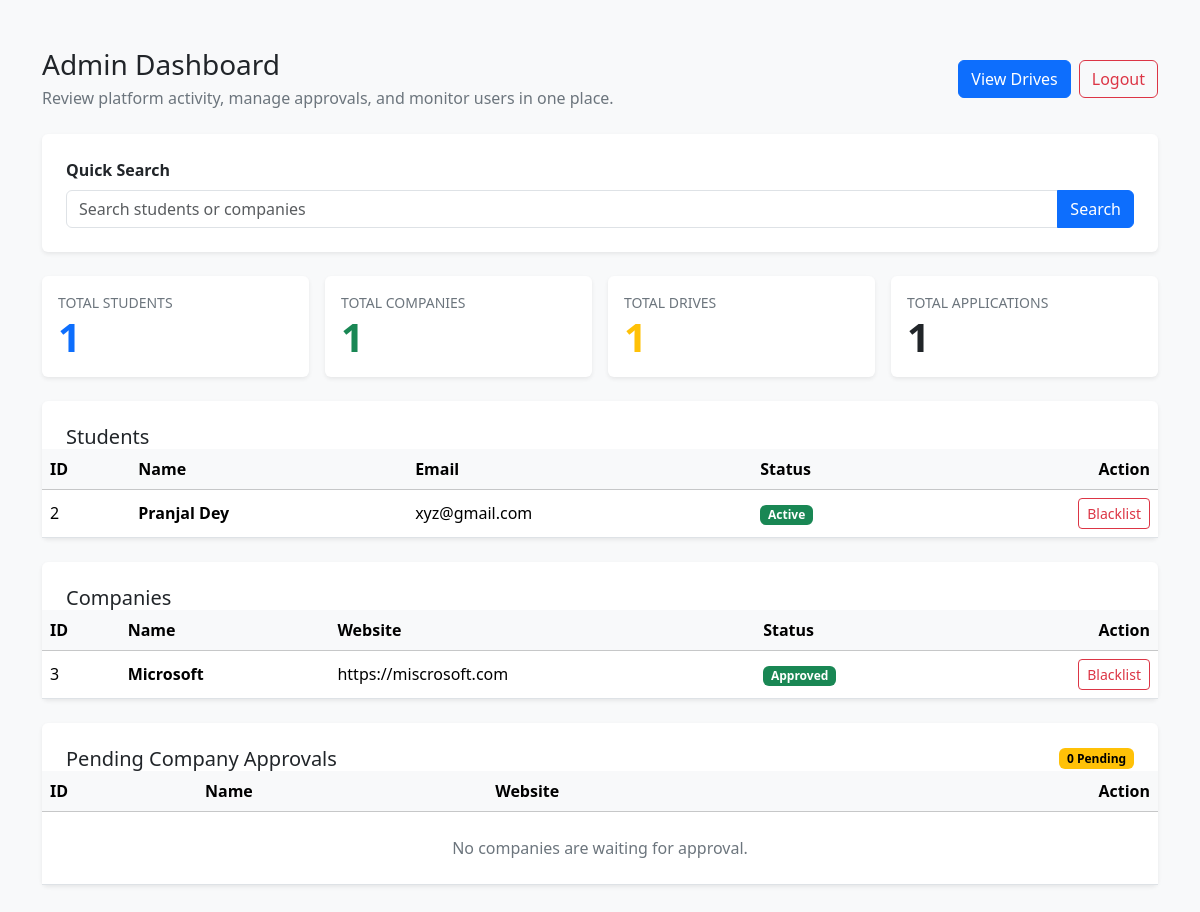
The app's page /admin/dashboard (signed in) with its own data.
### models.py (models this page shows)
class Student(db.Model):
    id = db.Column(
        db.Integer,
        db.ForeignKey('user.id'),
        primary_key=True
    )
    name = db.Column(db.String(100))
    email = db.Column(db.String(100))
    skills = db.Column(db.String(200))
    resume = db.Column(db.String(200))
    blacklisted = db.Column(db.Boolean, default=False)
    applications = db.relationship('Application', backref='student', lazy=True)

class Company(db.Model):
    id = db.Column(
        db.Integer,
        db.ForeignKey('user.id'),
        primary_key=True
    )
    name = db.Column(db.String(100))
    hr_contact = db.Column(db.Integer)
    website = db.Column(db.String(200))
    approved = db.Column(db.Boolean, default=False)
    blacklisted = db.Column(db.Boolean, default=False)
    drives = db.relationship('Drive', backref='company', lazy=True)

### routes.py (the view, shortened to what this page needs)
@routes.route("/admin/dashboard")
@login_required
def admin_dashboard():
    if current_user.role != "admin":
        return "Unauthorized"
    query = request.args.get("q", "")
    students_q = []
    companies_q = []
    students = Student.query.count()
    companies = Company.query.count()
    drives = Drive.query.count()
    applications = Application.query.count()
    students_list = Student.query.all()
    companies_list = Company.query.all()
    pending_companies = Company.query.filter_by(approved=False).all()
    return render_template(
        "admin_dashboard.html",
        students=students,
        companies=companies,
        drives=drives,
        applications=applications,
        pending_companies=pending_companies,
        students_list=students_list,
        companies_list=companies_list,
        students_q=students_q,
        companies_q=companies_q
    )

### app.py (called while the page is built)
@app.after_request
def add_no_cache_headers(response):
    if request.endpoint != "static":
        response.headers["Cache-Control"] = "no-store"
    return response

@login_manager.user_loader
def load_user(user_id):
    return User.query.get(int(user_id))

### templates/admin_dashboard.html (shortened to what this page needs)
{% extends "base.html" %}
{% block content %}
<div class="d-flex flex-column flex-lg-row justify-content-between align-items-lg-center gap-3 mb-4">
   <div>
      <h1 class="h3 mb-1">Admin Dashboard</h1>
      <p class="text-secondary mb-0">Review platform activity, manage approvals, and monitor users in one place.</p>
   </div>
   <div class="d-flex flex-wrap gap-2">
      <a class="btn btn-primary" href="/admin/drives">View Drives</a>
      <a class="btn btn-outline-danger" href="/logout">Logout</a>
   </div>
</div>
<div class="card border-0 shadow-sm mb-4">
   <div class="card-body p-4">
      <form method="GET" action="/admin/dashboard">
         <label class="form-label fw-semibold">Quick Search</label>
         <div class="input-group">
            <input type="text" name="q" class="form-control" placeholder="Search students or companies" value="{{ request.args.get('q', '') }}">
            <button class="btn btn-primary" type="submit">Search</button>
         </div>
      </form>
   </div>
</div>
<div class="row g-3 mb-4">
   <div class="col-sm-6 col-xl-3">
      <div class="card border-0 shadow-sm h-100">
         <div class="card-body">
            <div class="text-secondary small text-uppercase">Total Students</div>
            <div class="display-6 fw-semibold text-primary">{{ students }}</div>
         </div>
      </div>
   </div>
   <div class="col-sm-6 col-xl-3">
      <div class="card border-0 shadow-sm h-100">
         <div class="card-body">
            <div class="text-secondary small text-uppercase">Total Companies</div>
            <div class="display-6 fw-semibold text-success">{{ companies }}</div>
         </div>
      </div>
   </div>
   <div class="col-sm-6 col-xl-3">
      <div class="card border-0 shadow-sm h-100">
         <div class="card-body">
            <div class="text-secondary small text-uppercase">Total Drives</div>
            <div class="display-6 fw-semibold text-warning">{{ drives }}</div>
         </div>
      </div>
   </div>
   <div class="col-sm-6 col-xl-3">
      <div class="card border-0 shadow-sm h-100">
         <div class="card-body">
            <div class="text-secondary small text-uppercase">Total Applications</div>
            <div class="display-6 fw-semibold text-dark">{{ applications }}</div>
         </div>
      </div>
   </div>
</div>
<div class="card border-0 shadow-sm mb-4">
   <div class="card-body p-0">
      <div class="p-4 pb-0">
         <h2 class="h5 mb-0">Students</h2>
      </div>
      <div class="table-responsive">
         <table class="table table-hover align-middle mb-0">
            <thead class="table-light">
               <tr>
                  <th>ID</th>
                  <th>Name</th>
                  <th>Email</th>
                  <th>Status</th>
                  <th class="text-end">Action</th>
               </tr>
            </thead>
            <tbody>
               {% for s in students_list %}
               <tr>
                  <td>{{s.id}}</td>
                  <td class="fw-semibold">{{s.name}}</td>
                  <td>{{s.email}}</td>
                  <td>
                     {% if s.blacklisted %}
                     <span class="badge text-bg-danger">Blacklisted</span>
                     {% else %}
                     <span class="badge text-bg-success">Active</span>
                     {% endif %}
                  </td>
                  <td class="text-end">
                     <a class="btn btn-outline-danger btn-sm" href="/admin/toggle_blacklist/student/{{s.id}}">
                        {% if s.blacklisted %}Unblacklist{% else %}Blacklist{% endif %}
                     </a>
                  </td>
               </tr>
               {% endfor %}
            </tbody>
         </table>
      </div>
   </div>
</div>
<div class="card border-0 shadow-sm mb-4">
   <div class="card-body p-0">
      <div class="p-4 pb-0">
         <h2 class="h5 mb-0">Companies</h2>
      </div>
      <div class="table-responsive">
         <table class="table table-hover align-middle mb-0">
            <thead class="table-light">
               <tr>
                  <th>ID</th>
                  <th>Name</th>
                  <th>Website</th>
                  <th>Status</th>
                  <th class="text-end">Action</th>
               </tr>
            </thead>
            <tbody>
               {% for c in companies_list %}
               <tr>
                  <td>{{c.id}}</td>
                  <td class="fw-semibold">{{c.name}}</td>
                  <td>{{c.website or "Not provided"}}</td>
                  <td>
                     {% if c.blacklisted %}
                     <span class="badge text-bg-danger">Blacklisted</span>
                     {% elif c.approved %}
                     <span class="badge text-bg-success">Approved</span>
                     {% else %}
                     <span class="badge text-bg-warning">Pending</span>
                     {% endif %}
                  </td>
                  <td class="text-end">
                     <a class="btn btn-outline-danger btn-sm" href="/admin/toggle_blacklist/company/{{c.id}}">
                        {% if c.blacklisted %}Unblacklist{% else %}Blacklist{% endif %}
                     </a>
                  </td>
               </tr>
               {% endfor %}
            </tbody>
         </table>
      </div>
   </div>
</div>
<div class="card border-0 shadow-sm">
   <div class="card-body p-0">
      <div class="p-4 pb-0 d-flex justify-content-between align-items-center">
         <h2 class="h5 mb-0">Pending Company Approvals</h2>
         <span class="badge text-bg-warning">{{ pending_companies|length }} Pending</span>
      </div>
      <div class="table-responsive">
         <table class="table table-hover align-middle mb-0">
            <thead class="table-light">
               <tr>
                  <th>ID</th>
                  <th>Name</th>
                  <th>Website</th>
                  <th class="text-end">Action</th>
               </tr>
            </thead>
            <tbody>
               {% for c in pending_companies %}
               <tr>
                  <td>{{ c.id }}</td>
                  <td class="fw-semibold">{{ c.name }}</td>
                  <td>{{ c.website or "Not provided" }}</td>
                  <td class="text-end">
                     <a class="btn btn-success btn-sm" href="/admin/approve_company/{{c.id}}">Approve</a>
                  </td>
               </tr>
               {% else %}
               <tr>
                  <td colspan="4" class="text-center text-secondary py-4">No companies are waiting for approval.</td>
               </tr>
               {% endfor %}
            </tbody>
         </table>
      </div>
   </div>
</div>
{% endblock %}

### records on screen
Student: id "2", name "Pranjal Dey", email "xyz@gmail.com", blacklisted "Active"
Company: id "3", name "Microsoft", website "https://miscrosoft.com", blacklisted "Approved"

### other values on screen
{{ students }} "1"
{{ companies }} "1"
{{ drives }} "1"
{{ applications }} "1"
{{ pending_companies|length }} "0"
